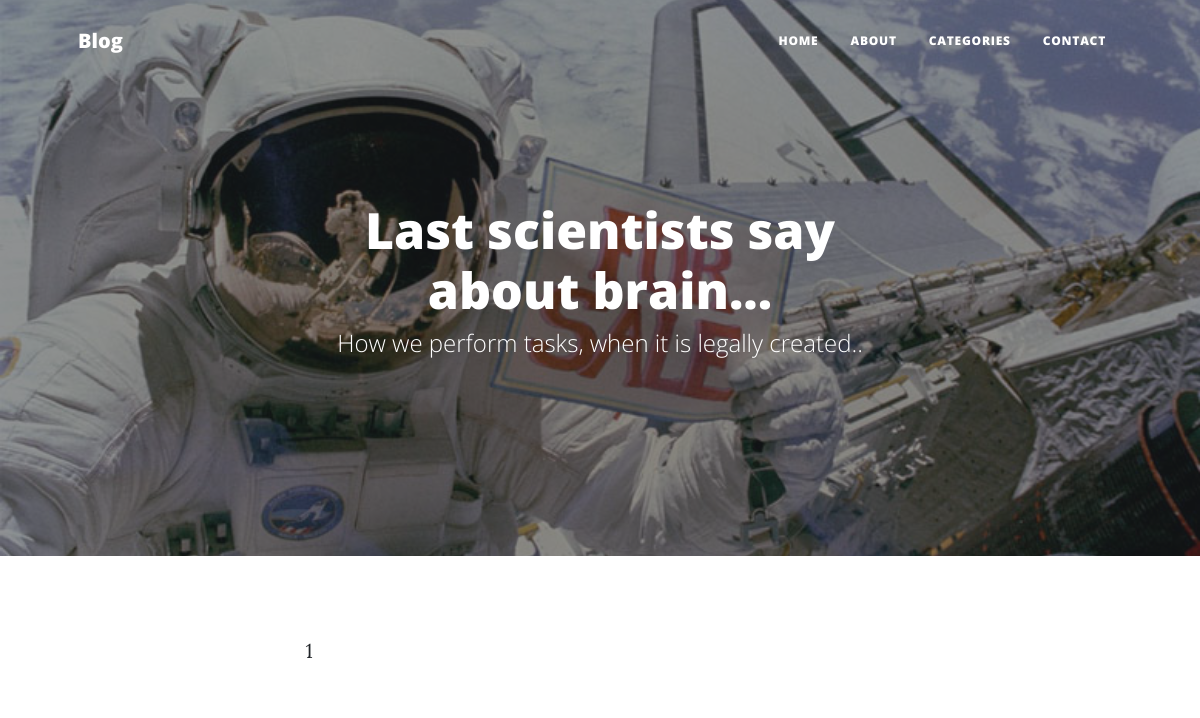
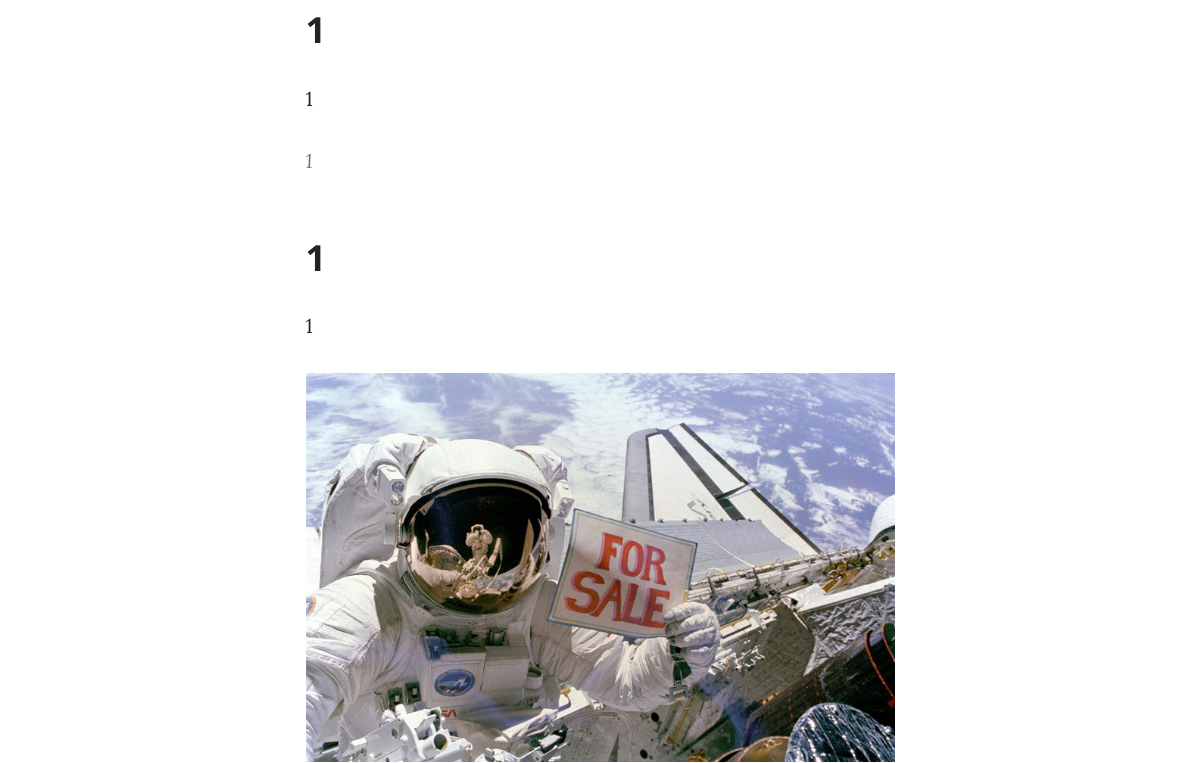
Before: /2/post/ (upper part) with the older database file (2 pictures, top to bottom).
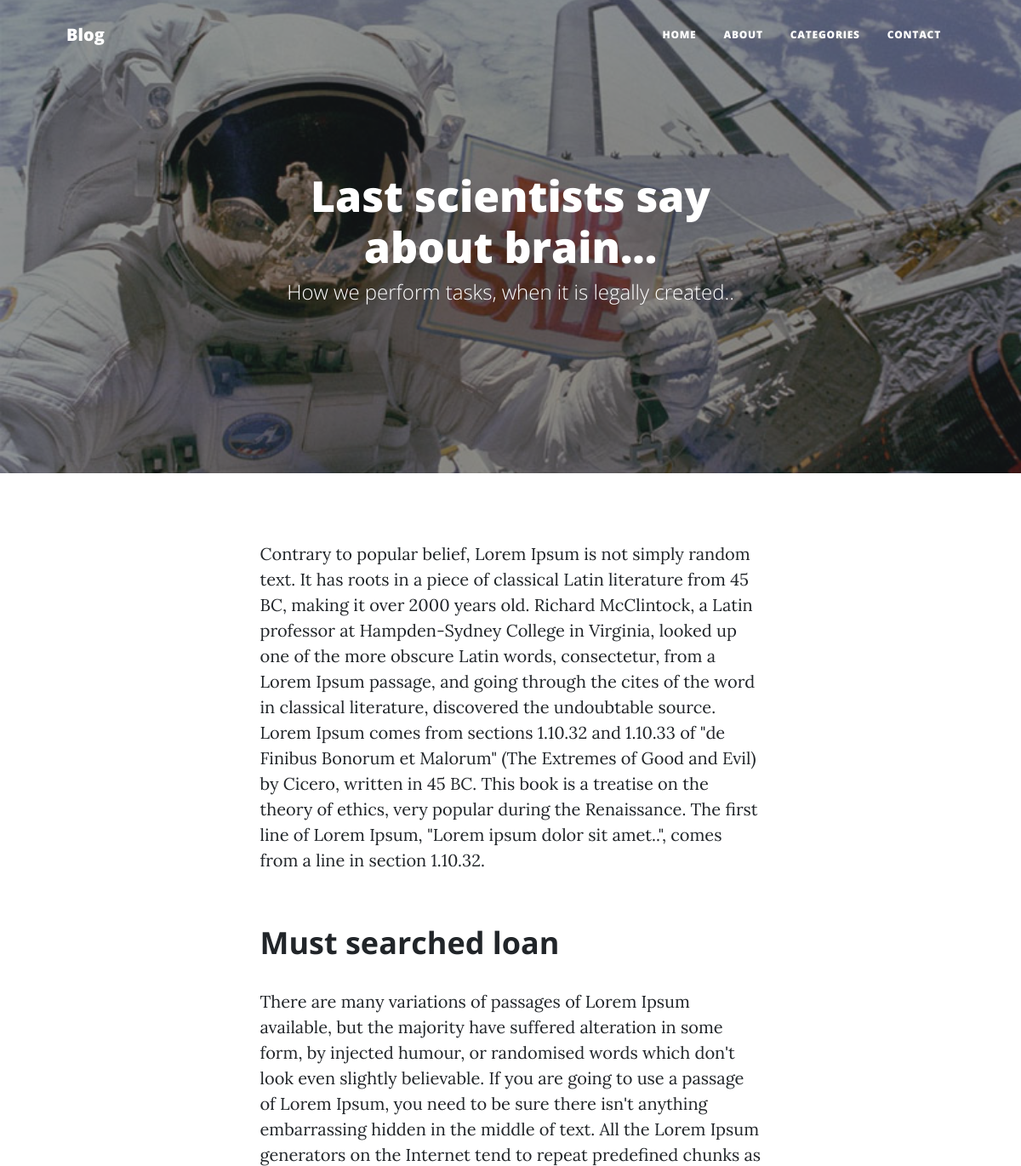
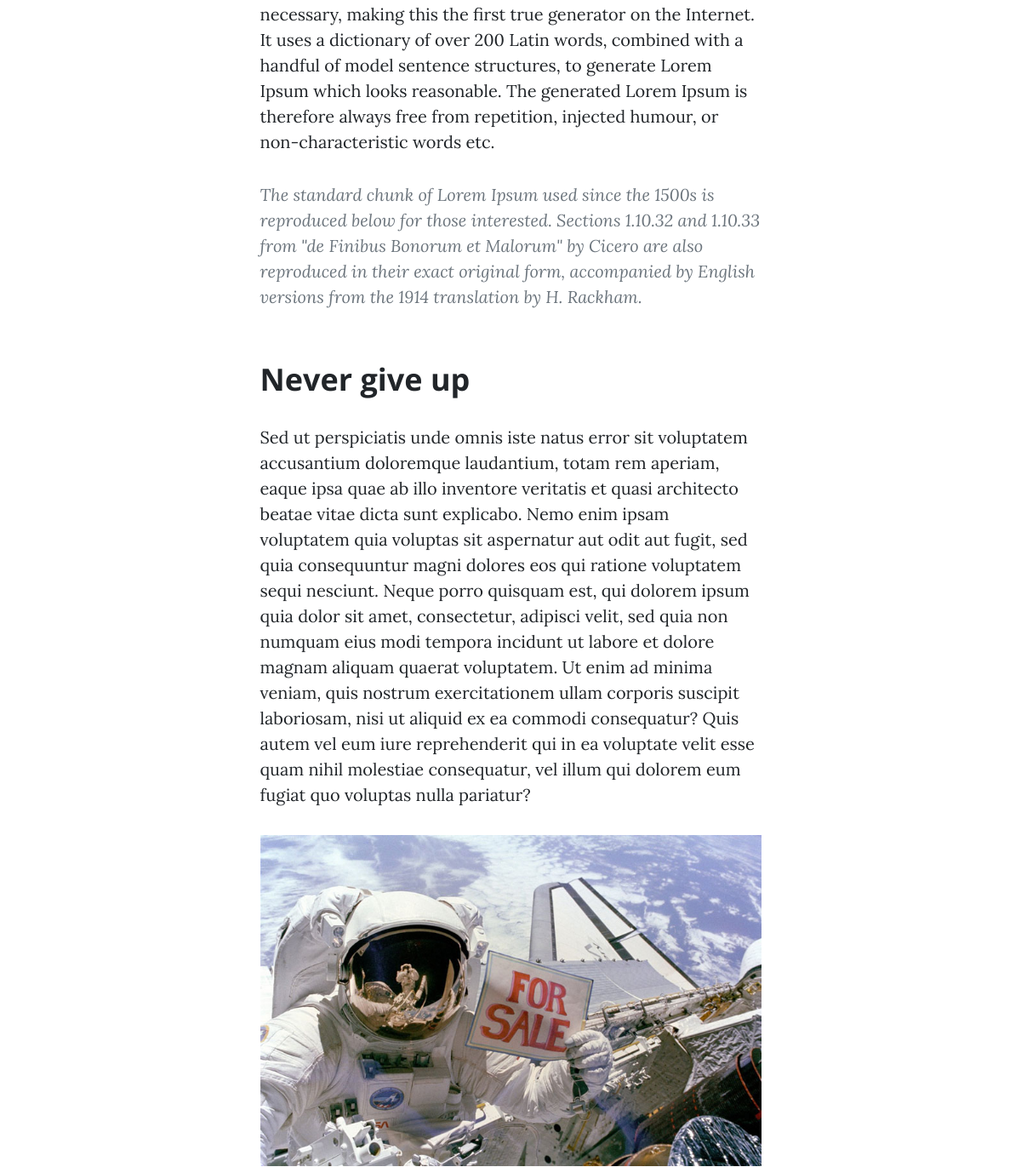
After: the same page with the newer database file (2 pictures, top to bottom).
### apps/portfolio/models.py (models this page shows, shortened)
class Post(models.Model):
    class Meta:
        verbose_name = "My Post"
        verbose_name_plural = "My Posts"
    main_heading = models.CharField(max_length=200)
    sub_heading = models.CharField(max_length=150)
    date_post = models.CharField(max_length=100)
    post_text_1 = models.TextField()
    image_2 = models.ImageField(blank=True)
    post_heading_1 = models.CharField(max_length=100)
    post_text_2 = models.TextField()
    muted_text_1 = models.TextField()
    image_3 = models.ImageField(blank=True)
    post_heading_2 = models.CharField(max_length=100)
    post_text_3 = models.TextField()
    image = models.ImageField(blank=True)
    category = models.ForeignKey("Category", blank=True, null=True, on_delete=models.CASCADE)

### apps/portfolio/views.py (the view)
# urls.py: path('<int:pk>/post/', views.post, name='post'),
def post(request, pk):
    post = models.Post.objects.get(id=pk)
    context = {"post": post}
    return render(request, 'pages/post.html', context)

### templates/pages/post.html (shortened to what this page needs)
{% extends 'layouts/base.html' %} {% block title %}posts{% endblock title %}
{% load static %}
{% block content %}
<header class="masthead" style="background-image: url({{ post.image.url }})">
  <div class="container position-relative px-4 px-lg-5">
    <div class="row gx-4 gx-lg-5 justify-content-center">
      <div class="col-md-10 col-lg-8 col-xl-7">
        <div class="site-heading">
          <h1 style="font-size: 50px">{{ post.main_heading }}</h1>
          <span class="subheading">{{ post.sub_heading }}</span>
        </div>
      </div>
    </div>
  </div>
</header>
<article class="mb-4">
  <div class="container px-4 px-lg-5">
    <div class="row gx-4 gx-lg-5 justify-content-center">
      <div class="col-md-10 col-lg-8 col-xl-7">
        <p>
         {{ post.post_text_1 }}
        </p>
        <h2 class="section-heading">{{ post.post_heading_1 }}</h2>
        <p>
          {{ post.post_text_2 }}
        </p>
        <blockquote class="blockquote">
          {{ post.muted_text_1 }}
        </blockquote>
        <h2 class="section-heading">{{ post.post_heading_2 }}</h2>
        <p>
          {{ post.post_text_3 }}
        </p>
        <a href="#!"
          ><img
            class="img-fluid"
            src="{% static 'assets/img/post-sample-image.jpg' %}"
            alt="..."
        /></a>
      </div>
    </div>
  </div>
</article>
{% endblock content %}

Changed rows visible on the page:
changed Post "How we perform tasks, when it is legally created..": post_text_1 "1" → "Contrary to popular belief, Lorem Ipsum is not simply random text. It has roots in a piece of classical Latin literature from 45 BC, making it over 2000 years old. Richard McClintock, a Latin professor at Hampden-Sydney College in Virginia, looked up one of the more obscure Latin words, consectetur, from a Lorem Ipsum passage, and going through the cites of the word in classical literature, discovered the undoubtable source. Lorem Ipsum comes from sections 1.10.32 and 1.10.33 of \"de Finibus Bonorum et Malorum\" (The Extremes of Good and Evil) by Cicero, written in 45 BC. This book is a treatise on the theory of ethics, very popular during the Renaissance. The first line of Lorem Ipsum,…"; post_heading_1 "1" → "Must searched loan"; post_text_2 "1" → "There are many variations of passages of Lorem Ipsum available, but the majority have suffered alteration in some form, by injected humour, or randomised words which don't look even slightly believable. If you are going to use a passage of Lorem Ipsum, you need to be sure there isn't anything embarrassing hidden in the middle of text. All the Lorem Ipsum generators on the Internet tend to repeat predefined chunks as necessary, making this the first true generator on the Internet. It uses a dictionary of over 200 Latin words, combined with a handful of model sentence structures, to generate Lorem Ipsum which looks reasonable. The generated Lorem Ipsum is therefore always free from…"; muted_text_1 "1" → "The standard chunk of Lorem Ipsum used since the 1500s is reproduced below for those interested. Sections 1.10.32 and 1.10.33 from \"de Finibus Bonorum et Malorum\" by Cicero are also reproduced in their exact original form, accompanied by English versions from the 1914 translation by H. Rackham."; post_heading_2 "1" → "Never give up"; post_text_3 "1" → "Sed ut perspiciatis unde omnis iste natus error sit voluptatem accusantium doloremque laudantium, totam rem aperiam, eaque ipsa quae ab illo inventore veritatis et quasi architecto beatae vitae dicta sunt explicabo. Nemo enim ipsam voluptatem quia voluptas sit aspernatur aut odit aut fugit, sed quia consequuntur magni dolores eos qui ratione voluptatem sequi nesciunt. Neque porro quisquam est, qui dolorem ipsum quia dolor sit amet, consectetur, adipisci velit, sed quia non numquam eius modi tempora incidunt ut labore et dolore magnam aliquam quaerat voluptatem. Ut enim ad minima veniam, quis nostrum exercitationem ullam corporis suscipit laboriosam, nisi ut aliquid ex ea commodi…"
